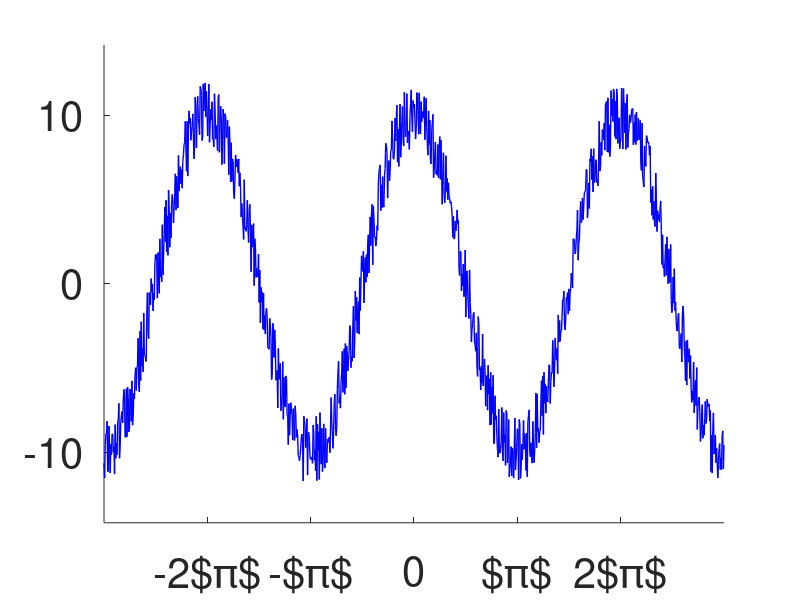

Recreate this plot in MATLAB. (Note: this script raises an error after producing the figure.)
x = linspace(-3*pi, 3*pi, 1000);
y = 10*cos(x) + 4*(rand(1,1000)-0.5);


figure
hold on
axis([-3*pi, 3*pi, -14.2, 14.2])
set(gca,'XTick',[-2*pi, -pi, 0 , pi, 2*pi])
set(gca,'XTicklabel', {'-2$\pi$ ' '-$\pi$' '0'  '$\pi$' '2$\pi$'} )
set(gca, 'fontsize', 30)
set(gca,'YTick',[-10, 0, 10])
#set(gca, "xgrid", "on")
grid off
plot(x,y, 'linewidth', 1, 'color', 'blue')
print('SignalRuido.tex','-dtex');

fileID = fopen('SignalRuidoData.txt','w');
fprintf(fileID,'%6.2f %12.8f\n',x, y);
fclose(fileID);

matlab2tikz('SignalRuidoTIKZ.tex');
